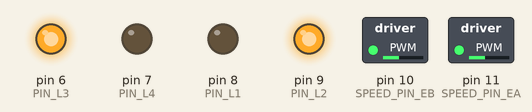
Simulated run of this sketch. Board: Arduino Uno, built with avr-gcc and run on an emulated ATmega328P. Shown: switched loads named in the sketch (green lamp = pin HIGH), output pins drawn as LEDs (lit = HIGH).

Above: at 0.05 s.
At 2.5 s:
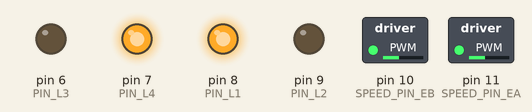
At 5.0 s:
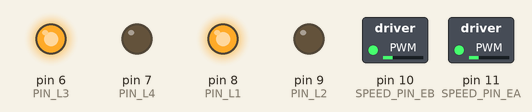
At 7.45 s:
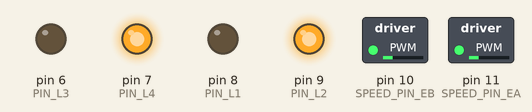
At 9.95 s:
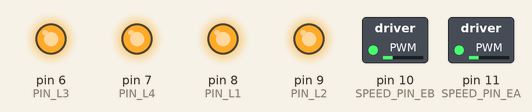
Timing chart, 0 to 13.0 s (numbered marks = the images above):
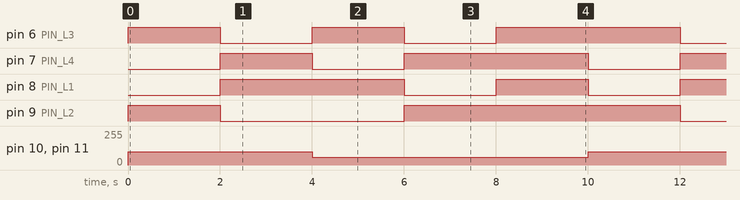

The sketch:

motorDriver.ino
```cpp
// (licence header left out)
//Define the interfaces
const int PIN_L1 = 8;
const int PIN_L2 = 9;
const int PIN_L3 = 6;
const int PIN_L4 = 7;

//Define the interfaces EA and EB (PWM speed control).
const int SPEED_PIN_EA = 11;
const int SPEED_PIN_EB = 10;

void setup()
{
  pinMode(PIN_L1,OUTPUT);
  pinMode(PIN_L2,OUTPUT);
  pinMode(PIN_L3,OUTPUT);
  pinMode(PIN_L4,OUTPUT);

  pinMode(SPEED_PIN_EA,OUTPUT);
  pinMode(SPEED_PIN_EB,OUTPUT);
}

void loop()
{
    goForward();
    goBack();
    goLeft();
    goRight();
    stop();
 }

void goForward() {
    analogWrite(SPEED_PIN_EA,100);
    analogWrite(SPEED_PIN_EB,100);
    digitalWrite(PIN_L4,LOW);
    digitalWrite(PIN_L3,HIGH);
    digitalWrite(PIN_L1,LOW);
    digitalWrite(PIN_L2,HIGH);
    delay(2000);
}

void goBack() {
    analogWrite(SPEED_PIN_EA,100);
    analogWrite(SPEED_PIN_EB,100);
    digitalWrite(PIN_L4,HIGH);
    digitalWrite(PIN_L3,LOW);
    digitalWrite(PIN_L1,HIGH);
    digitalWrite(PIN_L2,LOW);
    delay(2000);
}

void goLeft() {
    analogWrite(SPEED_PIN_EA,60);
    analogWrite(SPEED_PIN_EB,60);
    digitalWrite(PIN_L4,LOW);
    digitalWrite(PIN_L3,HIGH);
    digitalWrite(PIN_L1,HIGH);
    digitalWrite(PIN_L2,LOW);
    delay(2000);
}

void goRight() {
    analogWrite(SPEED_PIN_EA,60);
    analogWrite(SPEED_PIN_EB,60);
    digitalWrite(PIN_L4,HIGH);
    digitalWrite(PIN_L3,LOW);
    digitalWrite(PIN_L1,LOW);
    digitalWrite(PIN_L2,HIGH);
    delay(2000);
}

void stop() {
    digitalWrite(PIN_L4,HIGH);
    digitalWrite(PIN_L3,HIGH);
    digitalWrite(PIN_L1,HIGH);
    digitalWrite(PIN_L2,HIGH);
    delay(2000);
}
```

Measured:
- by itself, pin 6 (PIN_L3), pin 8 (PIN_L1): repeats every 10.0 s: LOW 2.0 s, HIGH 2.0 s, LOW 2.0 s, HIGH 4.0 s
- by itself, pin 7 (PIN_L4): repeats every 10.0 s: LOW 2.0 s, HIGH 4.0 s, LOW 2.0 s, HIGH 2.0 s
- by itself, pin 9 (PIN_L2): repeats every 10.0 s: LOW 4.0 s, HIGH 6.0 s
- by itself, pin 10 (SPEED_PIN_EB), pin 11 (SPEED_PIN_EA): alternates 100/255 for 4.0 s and 60/255 for 6.0 s
